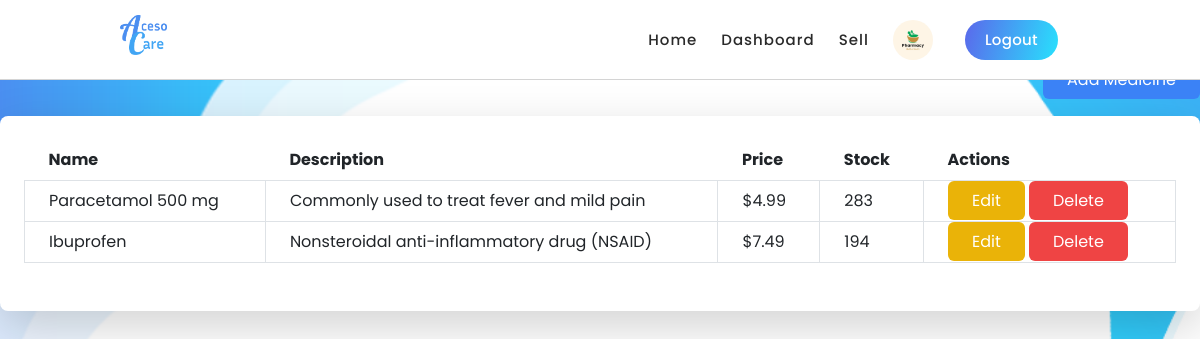
Screenshot of /pharmacist/manage_medicines/ (signed in) with the database file from the repository.
### healthPrediction/models.py (models this page shows, shortened)
class PharmacistProfile(models.Model):
    pharmacist_id = models.IntegerField(primary_key=True)
    user = models.ForeignKey(User, on_delete=models.CASCADE)
    pharmacy_name = models.CharField(max_length=64, null=True, blank=True)
    pharmacy_city = models.CharField(max_length=64, null=True, blank=True)
    phone_number = models.CharField(max_length=15, null=True, blank=True)
    latitude = models.DecimalField(max_digits=10, decimal_places=7, null=True, blank=True)
    longitude = models.DecimalField(max_digits=10, decimal_places=7, null=True, blank=True)
    profile_photo = models.ImageField(upload_to='pharmacist_photos/', null=True, blank=True)

class Medicine(models.Model):
    pharmacist = models.ForeignKey(User, on_delete=models.CASCADE, limit_choices_to={'role': 'PHARMACIST'})
    name = models.CharField(max_length=100)
    description = models.TextField()
    price = models.DecimalField(max_digits=10, decimal_places=2)
    stock = models.IntegerField()
    image = models.ImageField(upload_to='medicine_images/', null=True, blank=True)

### healthPrediction/views.py (the view)
# urls.py: path('pharmacist/manage_medicines/', views.manage_medicines, name='manage_medicines'),
def manage_medicines(request):
    if not request.user.is_authenticated:
        page_name = "Manage Medicines"
        message = f"You have to login to access {page_name}"
        messages.add_message(request, messages.INFO, message)
        return HttpResponseRedirect(reverse('pharmacist_login'))
    elif not request.user.role == 'PHARMACIST':
        usertype = "Pharmacist"
        return render(request, PATIENT_DIR + 'error.html', {'usertype': usertype})
    medicines = Medicine.objects.filter(pharmacist=request.user)
    print(Medicine)
    return render(request, PHARMACIST_DIR + 'manage_medicines.html', {'medicines': medicines})

### healthPrediction/context_processors.py (called while the page is built)
def profile_context_processor(request):
    profile = None
    if request.user.is_authenticated:
        if request.user.role == 'PATIENT':
            profile = PatientProfile.objects.get(user=request.user)
        elif request.user.role == 'DOCTOR':
            profile = DoctorProfile.objects.get(user=request.user)
        elif request.user.role == 'PHARMACIST':
            profile = PharmacistProfile.objects.get(user=request.user)
    return {'profile': profile}

### healthPrediction/templates/pharmacist/manage_medicines.html (shortened to what this page needs)
{% extends './layout.html' %}
{% block body %}
<h1 class="text-3xl font-bold mb-8 text-center">Manage Medicines</h1>
<div class="text-right mb-4">
    <a href="{% url 'add_medicine' %}" class="bg-blue-500 text-white py-2 px-4 rounded hover:bg-blue-700 transition duration-300">Add Medicine</a>
</div>
<div class="bg-white p-6 rounded-lg shadow-lg">
    <table class="table-auto w-full mb-4">
        <thead>
            <tr>
                <th class="px-4 py-2">Name</th>
                <th class="px-4 py-2">Description</th>
                <th class="px-4 py-2">Price</th>
                <th class="px-4 py-2">Stock</th>
                <th class="px-4 py-2">Actions</th>
            </tr>
        </thead>
        <tbody>
            {% for medicine in medicines %}
            <tr>
                <td class="border px-4 py-2">{{ medicine.name }}</td>
                <td class="border px-4 py-2">{{ medicine.description }}</td>
                <td class="border px-4 py-2">${{ medicine.price }}</td>
                <td class="border px-4 py-2">{{ medicine.stock }}</td>
                <td class="border px-4 py-2">
                    <a href="{% url 'edit_medicine' medicine.id %}" class="bg-yellow-500 text-white py-2 px-4 rounded hover:bg-yellow-700 transition duration-300">Edit</a>
                    <a href="{% url 'delete_medicine' medicine.id %}" class="bg-red-500 text-white py-2 px-4 rounded hover:bg-red-700 transition duration-300">Delete</a>
                </td>
            </tr>
            {% endfor %}
        </tbody>
    </table>
</div>
{% endblock %}

### healthPrediction/templates/pharmacist/layout.html (shortened to what this page needs)
{% load static %}
<!DOCTYPE html>
<html lang="en">
<head>
    <link href="https://cdn.jsdelivr.net/npm/tailwindcss@2.2.19/dist/tailwind.min.css" rel="stylesheet">
    <link href="https://cdn.jsdelivr.net/npm/bootstrap@5.4.3/dist/css/bootstrap.min.css" rel="stylesheet">
    <link rel="stylesheet" href="https://cdnjs.cloudflare.com/ajax/libs/font-awesome/4.7.0/css/font-awesome.min.css">
    <link rel="stylesheet" href="{% static 'healthPrediction/css/Navbar.css' %}">
    <link rel="stylesheet" href="{% static 'healthPrediction/css/index.css' %}">
    <link rel="stylesheet" href="{% static 'healthPrediction/css/animated.css' %}">
    <link rel="stylesheet" href="{% static 'healthPrediction/css/owl.css' %}">
    <script src="https://cdn.tailwindcss.com"></script>
</head>
<body>
    <header class="header-area header-sticky wow slideInDown flex bg-white" data-wow-duration="0.75s" data-wow-delay="0s">
        <div class="container">
          <div class="row">
            <div class="col-12">
              <nav class="main-nav">
                <a href="{% url 'landing' %}" class="logo max-h-10">
                  <img src="{% static 'healthPrediction/media/landing_page/logo.png' %}" alt="AcesoCare logo" class="max-h-full h-10">
                </a>
                <ul class="nav">
                    <li class="scroll-to-section"><a href="{% url 'pharmacist_index' %}" id="nav-welcome">Home</a></li>
                    <li class="scroll-to-section"><a href="{% url 'pharmacist_dashboard' %}">Dashboard</a></li>
                    <li class="scroll-to-section"><a href="{% url 'manage_medicines' %}">Sell</a></li>
                    {% if user.is_authenticated %}
                        <li class="scroll-to-section">
                            <a href="{% url 'profile' %}">
                                <img src="{{ profile.profile_photo.url }}" alt="{{ user.username }}" class="w-10 h-10 rounded-full">
                            </a>
                        </li>
                        <li><div class="gradient-button"><a id="modal_trigger" href="{% url 'pharmacist_logout' %}"><i src="{% static 'healthPrediction/media/landing_page/logout.png' %}" alt="Chain App Dev"></i> Logout</a></div></li>
                    {% endif %}
                </ul>
              </nav>
            </div>
          </div>
        </div>
    </header>
    <main class="min-h-screen">
        {% block body %}
        {% endblock %}
    </main>
</body>
</html>

### healthPrediction/static/healthPrediction/css/Navbar.css (style rules this page uses)
body { background-image: url('../media/landing_page/backgroundblue.png') !important; background-size: cover !important; background-repeat: no-repeat !important; background-attachment: fixed !important; background-position: center !important; min-height: 100vh !important; margin: 0 !important; font-family: "Poppins", sans-serif !important; }
.logo { margin-left: 20px; margin-top: 5px; }
.container { margin-top: 10px; }
.nav { margin-right: 30px !important; margin-top: 10px !important; max-height: 20px !important; }
.header-area { max-height: 20px !important; padding-bottom: 20px!important; }

### healthPrediction/static/healthPrediction/css/index.css (style rules this page uses)
html, body, div, span, applet, object, iframe, h1, h2, h3, h4, h5, h6, p, blockquote, div pre, a, abbr, acronym, address, big, cite, code, del, dfn, em, font, img, ins, kbd, q, s, samp, small, strike, strong, sub, sup, tt, var, b, u, i, center, dl, dt, dd, ol, ul, li, figure, header, nav, section, article, aside, footer, figcaption { margin: 0; padding: 0; border: 0; outline: 0; }
ul, li { padding: 0; margin: 0; list-style: none; }
header, nav, section, article, aside, footer, hgroup { display: block; }
* { box-sizing: border-box; }
html, body { font-family: 'Roboto', sans-serif; font-weight: 400; background-color: #fff; -ms-text-size-adjust: 100%; -webkit-font-smoothing: antialiased; -moz-osx-font-smoothing: grayscale; }
a { text-decoration: none !important; }
h1, h2, h3, h4, h5, h6 { margin-top: 0px; margin-bottom: 0px; }
ul { margin-bottom: 0px; }
img { width: 100%; overflow: hidden; }
html, body { background: #fff; font-family: 'Roboto', sans-serif; }
.gradient-button a { display: inline-block !important; padding: 0px 20px !important; color: #fff !important; text-transform: capitalize; font-size: 15px; background: rgb(19,175,240); background: linear-gradient(105deg, rgba(91,104,235,1) 0%, rgba(40,225,253,1) 100%); border-radius: 23px; font-weight: 500 !important; letter-spacing: 0.3px !important; transition: all .5s; }
.header-area { background-color: transparent; border-bottom: 1px solid rgba(42,42,42,0.2); position: absolute; left: 0px; right: 0px; z-index: 100; height: 100px; -webkit-transition: all .5s ease 0s; -moz-transition: all .5s ease 0s; -o-transition: all .5s ease 0s; transition: all .5s ease 0s; }
.header-area .main-nav { min-height: 80px; background: transparent; }
.header-area .main-nav .logo { float: left; -webkit-transition: all 0.3s ease 0s; -moz-transition: all 0.3s ease 0s; -o-transition: all 0.3s ease 0s; transition: all 0.3s ease 0s; }
.header-area .main-nav .logo { line-height: 100px; float: left; -webkit-transition: all 0.3s ease 0s; -moz-transition: all 0.3s ease 0s; -o-transition: all 0.3s ease 0s; transition: all 0.3s ease 0s; }
.header-area .main-nav .nav { float: right; margin-top: 30px; margin-right: 0px; background-color: transparent; -webkit-transition: all 0.3s ease 0s; -moz-transition: all 0.3s ease 0s; -o-transition: all 0.3s ease 0s; transition: all 0.3s ease 0s; position: relative; z-index: 999; }
.header-area .main-nav .nav li { padding-left: 20px; padding-right: 20px; }
.header-area .main-nav .nav li:last-child a , .background-header .main-nav .nav li:last-child a, .header-area .main-nav .nav li:nth-child(6) a , .background-header .main-nav .nav li:nth-child(6) a { padding: 0px 20px !important; font-weight: 400; }
.header-area .main-nav .nav li a { display: block; font-weight: 500; font-size: 15px; color: #2a2a2a; text-transform: capitalize; -webkit-transition: all 0.3s ease 0s; -moz-transition: all 0.3s ease 0s; -o-transition: all 0.3s ease 0s; transition: all 0.3s ease 0s; height: 40px; line-height: 40px; border: transparent; letter-spacing: 1px; }
.header-area.header-sticky { min-height: 80px; }
.header-area .nav { margin-top: 30px; }
@media (max-width: 1200px) { .header-area .main-nav .nav li { padding-left: 12px; padding-right: 12px; } }
@media (max-width: 1200px) { .header-area .main-nav:before { display: none; } }
@media (min-width: 767px) { .header-area .main-nav .nav { display: flex !important; } }
@media (max-width: 1200px) { .header-area .main-nav .nav li:last-child { padding-left: 20px; } }

### rows the page displays
PharmacistProfile: profile_photo (picture)
Medicine: name "Paracetamol 500 mg", description "Commonly used to treat fever and mild pain", price "4.99", stock "283"
Medicine: name "Ibuprofen", description "Nonsteroidal anti-inflammatory drug (NSAID)", price "7.49", stock "194"
